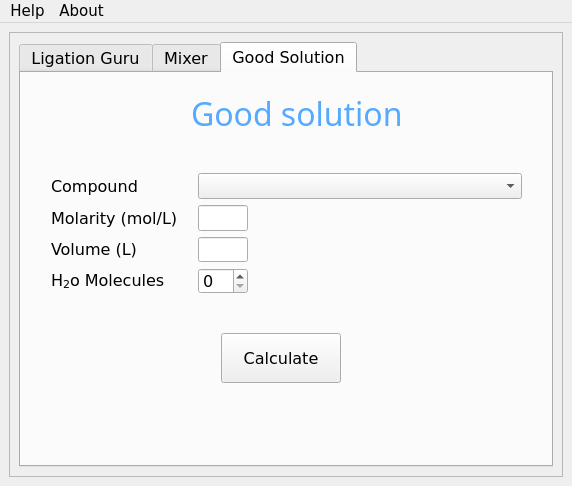
<?xml version="1.0" encoding="UTF-8"?>
<ui version="4.0">
 <class>LabtoolsQt</class>
 <widget class="QMainWindow" name="LabtoolsQt">
  <property name="geometry">
   <rect>
    <x>0</x>
    <y>0</y>
    <width>572</width>
    <height>486</height>
   </rect>
  </property>
  <property name="maximumSize">
   <size>
    <width>700</width>
    <height>700</height>
   </size>
  </property>
  <property name="windowTitle">
   <string>LabtoolsQt</string>
  </property>
  <widget class="QWidget" name="centralwidget">
   <layout class="QVBoxLayout" name="verticalLayout_3">
    <item>
     <widget class="QScrollArea" name="scrollArea">
      <property name="minimumSize">
       <size>
        <width>100</width>
        <height>0</height>
       </size>
      </property>
      <property name="maximumSize">
       <size>
        <width>650</width>
        <height>650</height>
       </size>
      </property>
      <property name="widgetResizable">
       <bool>true</bool>
      </property>
      <widget class="QWidget" name="scrollAreaWidgetContents">
       <property name="geometry">
        <rect>
         <x>0</x>
         <y>0</y>
         <width>552</width>
         <height>442</height>
        </rect>
       </property>
       <layout class="QVBoxLayout" name="verticalLayout">
        <item>
         <widget class="QTabWidget" name="tabWidget">
          <property name="font">
           <font>
            <family>Verdana</family>
            <pointsize>12</pointsize>
           </font>
          </property>
          <property name="tabShape">
           <enum>QTabWidget::Rounded</enum>
          </property>
          <property name="currentIndex">
           <number>2</number>
          </property>
          <property name="iconSize">
           <size>
            <width>16</width>
            <height>16</height>
           </size>
          </property>
          <widget class="QWidget" name="tab">
           <attribute name="title">
            <string>Ligation Guru</string>
           </attribute>
           <widget class="QPushButton" name="pushButton">
            <property name="geometry">
             <rect>
              <x>200</x>
              <y>320</y>
              <width>120</width>
              <height>50</height>
             </rect>
            </property>
            <property name="font">
             <font>
              <family>Verdana</family>
              <pointsize>12</pointsize>
             </font>
            </property>
            <property name="text">
             <string>Calculate</string>
            </property>
            <property name="autoDefault">
             <bool>false</bool>
            </property>
            <property name="default">
             <bool>false</bool>
            </property>
            <property name="flat">
             <bool>false</bool>
            </property>
           </widget>
           <widget class="QLabel" name="label_9">
            <property name="geometry">
             <rect>
              <x>120</x>
              <y>20</y>
              <width>48</width>
              <height>48</height>
             </rect>
            </property>
            <property name="text">
             <string/>
            </property>
            <property name="pixmap">
             <pixmap resource="labtools.qrc">:/images/to_copy/images/dna.png</pixmap>
            </property>
           </widget>
           <widget class="QLabel" name="label">
            <property name="geometry">
             <rect>
              <x>170</x>
              <y>10</y>
              <width>321</width>
              <height>63</height>
             </rect>
            </property>
            <property name="font">
             <font>
              <family>MV Boli</family>
              <pointsize>24</pointsize>
             </font>
            </property>
            <property name="text">
             <string>&lt;html&gt;&lt;head/&gt;&lt;body&gt;&lt;p&gt;&lt;span style=&quot; color:#55aaff;&quot;&gt;Ligation Guru&lt;/span&gt;&lt;/p&gt;&lt;/body&gt;&lt;/html&gt;</string>
            </property>
           </widget>
           <widget class="QWidget" name="layoutWidget">
            <property name="geometry">
             <rect>
              <x>100</x>
              <y>80</y>
              <width>331</width>
              <height>214</height>
             </rect>
            </property>
            <layout class="QGridLayout" name="gridLayout_2">
             <property name="margin">
              <number>5</number>
             </property>
             <item row="0" column="0">
              <widget class="QLabel" name="label_3">
               <property name="font">
                <font>
                 <family>Verdana</family>
                 <pointsize>12</pointsize>
                </font>
               </property>
               <property name="text">
                <string>Insert length (bp)</string>
               </property>
              </widget>
             </item>
             <item row="0" column="1">
              <widget class="QLineEdit" name="lineEdit">
               <property name="font">
                <font>
                 <family>Verdana</family>
                 <pointsize>12</pointsize>
                </font>
               </property>
              </widget>
             </item>
             <item row="1" column="0">
              <widget class="QLabel" name="label_4">
               <property name="font">
                <font>
                 <family>Verdana</family>
                 <pointsize>12</pointsize>
                </font>
               </property>
               <property name="text">
                <string>Vector length (bp)</string>
               </property>
              </widget>
             </item>
             <item row="1" column="1">
              <widget class="QLineEdit" name="lineEdit_2">
               <property name="font">
                <font>
                 <family>Verdana</family>
                 <pointsize>12</pointsize>
                </font>
               </property>
              </widget>
             </item>
             <item row="2" column="0">
              <widget class="QLabel" name="label_5">
               <property name="font">
                <font>
                 <family>Verdana</family>
                 <pointsize>12</pointsize>
                </font>
               </property>
               <property name="text">
                <string>Insert conc. (ng/µL)</string>
               </property>
              </widget>
             </item>
             <item row="2" column="1">
              <widget class="QLineEdit" name="lineEdit_3">
               <property name="font">
                <font>
                 <family>Verdana</family>
                 <pointsize>12</pointsize>
                </font>
               </property>
              </widget>
             </item>
             <item row="3" column="0">
              <widget class="QLabel" name="label_6">
               <property name="font">
                <font>
                 <family>Verdana</family>
                 <pointsize>12</pointsize>
                </font>
               </property>
               <property name="text">
                <string>Vector conc. (ng/µL)</string>
               </property>
              </widget>
             </item>
             <item row="3" column="1">
              <widget class="QLineEdit" name="lineEdit_4">
               <property name="font">
                <font>
                 <family>Verdana</family>
                 <pointsize>12</pointsize>
                </font>
               </property>
              </widget>
             </item>
             <item row="4" column="0">
              <widget class="QLabel" name="label_7">
               <property name="font">
                <font>
                 <family>Verdana</family>
                 <pointsize>12</pointsize>
                </font>
               </property>
               <property name="text">
                <string>Molar ratio (insert/vector)</string>
               </property>
              </widget>
             </item>
             <item row="4" column="1">
              <widget class="QLineEdit" name="lineEdit_5">
               <property name="font">
                <font>
                 <family>Verdana</family>
                 <pointsize>12</pointsize>
                </font>
               </property>
               <property name="text">
                <string>3</string>
               </property>
              </widget>
             </item>
             <item row="5" column="0">
              <widget class="QLabel" name="label_8">
               <property name="font">
                <font>
                 <family>Verdana</family>
                 <pointsize>12</pointsize>
                 <italic>false</italic>
                </font>
               </property>
               <property name="text">
                <string>Volume available for DNA (µL)</string>
               </property>
              </widget>
             </item>
             <item row="5" column="1">
              <widget class="QLineEdit" name="lineEdit_6">
               <property name="font">
                <font>
                 <family>Verdana</family>
                 <pointsize>12</pointsize>
                </font>
               </property>
               <property name="text">
                <string>8</string>
               </property>
              </widget>
             </item>
            </layout>
           </widget>
          </widget>
          <widget class="QWidget" name="tab_3">
           <attribute name="title">
            <string>Mixer</string>
           </attribute>
           <widget class="QLabel" name="label_19">
            <property name="geometry">
             <rect>
              <x>160</x>
              <y>50</y>
              <width>72</width>
              <height>19</height>
             </rect>
            </property>
            <property name="font">
             <font>
              <family>Verdana</family>
             </font>
            </property>
            <property name="text">
             <string/>
            </property>
           </widget>
           <widget class="QLabel" name="label_20">
            <property name="geometry">
             <rect>
              <x>220</x>
              <y>10</y>
              <width>261</width>
              <height>61</height>
             </rect>
            </property>
            <property name="font">
             <font>
              <family>MV Boli</family>
              <pointsize>24</pointsize>
             </font>
            </property>
            <property name="text">
             <string>&lt;html&gt;&lt;head/&gt;&lt;body&gt;&lt;p&gt;&lt;span style=&quot; color:#55aaff;&quot;&gt;Mixer&lt;/span&gt;&lt;/p&gt;&lt;/body&gt;&lt;/html&gt;</string>
            </property>
           </widget>
           <widget class="QWidget" name="gridLayoutWidget">
            <property name="geometry">
             <rect>
              <x>100</x>
              <y>80</y>
              <width>321</width>
              <height>121</height>
             </rect>
            </property>
            <property name="font">
             <font>
              <family>Verdana</family>
             </font>
            </property>
            <layout class="QGridLayout" name="gridLayout">
             <property name="margin">
              <number>0</number>
             </property>
             <property name="spacing">
              <number>0</number>
             </property>
             <item row="0" column="0">
              <widget class="QLabel" name="label_26">
               <property name="font">
                <font>
                 <family>Verdana</family>
                 <pointsize>12</pointsize>
                </font>
               </property>
               <property name="text">
                <string>Stock concentration</string>
               </property>
              </widget>
             </item>
             <item row="1" column="0">
              <widget class="QLabel" name="label_25">
               <property name="font">
                <font>
                 <family>Verdana</family>
                 <pointsize>12</pointsize>
                </font>
               </property>
               <property name="text">
                <string>Final concentration</string>
               </property>
              </widget>
             </item>
             <item row="1" column="1">
              <widget class="QLineEdit" name="lineEdit_16">
               <property name="maximumSize">
                <size>
                 <width>50</width>
                 <height>16777215</height>
                </size>
               </property>
               <property name="font">
                <font>
                 <family>Verdana</family>
                 <pointsize>12</pointsize>
                </font>
               </property>
              </widget>
             </item>
             <item row="2" column="0">
              <widget class="QLabel" name="label_27">
               <property name="font">
                <font>
                 <family>Verdana</family>
                 <pointsize>12</pointsize>
                </font>
               </property>
               <property name="text">
                <string>Final Volume</string>
               </property>
              </widget>
             </item>
             <item row="0" column="1">
              <widget class="QLineEdit" name="lineEdit_15">
               <property name="maximumSize">
                <size>
                 <width>50</width>
                 <height>16777215</height>
                </size>
               </property>
               <property name="font">
                <font>
                 <family>Verdana</family>
                 <pointsize>12</pointsize>
                </font>
               </property>
              </widget>
             </item>
             <item row="2" column="1">
              <widget class="QLineEdit" name="lineEdit_17">
               <property name="maximumSize">
                <size>
                 <width>50</width>
                 <height>16777215</height>
                </size>
               </property>
               <property name="font">
                <font>
                 <family>Verdana</family>
                 <pointsize>12</pointsize>
                </font>
               </property>
              </widget>
             </item>
             <item row="0" column="2">
              <widget class="QComboBox" name="comboBox_2">
               <property name="font">
                <font>
                 <family>Verdana</family>
                 <pointsize>12</pointsize>
                </font>
               </property>
               <item>
                <property name="text">
                 <string>M</string>
                </property>
               </item>
               <item>
                <property name="text">
                 <string>mM</string>
                </property>
               </item>
              </widget>
             </item>
             <item row="1" column="2">
              <widget class="QComboBox" name="comboBox_3">
               <property name="font">
                <font>
                 <family>Verdana</family>
                 <pointsize>12</pointsize>
                </font>
               </property>
               <item>
                <property name="text">
                 <string>M</string>
                </property>
               </item>
               <item>
                <property name="text">
                 <string>mM</string>
                </property>
               </item>
              </widget>
             </item>
             <item row="2" column="2">
              <widget class="QComboBox" name="comboBox_4">
               <property name="font">
                <font>
                 <family>Verdana</family>
                 <pointsize>12</pointsize>
                </font>
               </property>
               <item>
                <property name="text">
                 <string>L</string>
                </property>
               </item>
               <item>
                <property name="text">
                 <string>mL</string>
                </property>
               </item>
               <item>
                <property name="text">
                 <string>µL</string>
                </property>
               </item>
              </widget>
             </item>
            </layout>
           </widget>
           <widget class="QPushButton" name="pushButton_5">
            <property name="geometry">
             <rect>
              <x>200</x>
              <y>230</y>
              <width>120</width>
              <height>50</height>
             </rect>
            </property>
            <property name="font">
             <font>
              <family>Verdana</family>
              <pointsize>12</pointsize>
             </font>
            </property>
            <property name="text">
             <string>Calculate</string>
            </property>
           </widget>
           <widget class="QLabel" name="label_11">
            <property name="geometry">
             <rect>
              <x>170</x>
              <y>20</y>
              <width>61</width>
              <height>41</height>
             </rect>
            </property>
            <property name="text">
             <string/>
            </property>
            <property name="pixmap">
             <pixmap resource="labtools.qrc">:/images/to_copy/images/mixer.png</pixmap>
            </property>
           </widget>
          </widget>
          <widget class="QWidget" name="tab_2">
           <attribute name="title">
            <string>Good Solution</string>
           </attribute>
           <widget class="QWidget" name="formLayoutWidget_2">
            <property name="geometry">
             <rect>
              <x>20</x>
              <y>90</y>
              <width>491</width>
              <height>141</height>
             </rect>
            </property>
            <property name="font">
             <font>
              <family>Verdana</family>
             </font>
            </property>
            <layout class="QFormLayout" name="formLayout_2">
             <property name="fieldGrowthPolicy">
              <enum>QFormLayout::AllNonFixedFieldsGrow</enum>
             </property>
             <property name="horizontalSpacing">
              <number>20</number>
             </property>
             <property name="margin">
              <number>10</number>
             </property>
             <item row="0" column="0">
              <widget class="QLabel" name="label_21">
               <property name="font">
                <font>
                 <family>Verdana</family>
                 <pointsize>12</pointsize>
                </font>
               </property>
               <property name="text">
                <string>Compound</string>
               </property>
              </widget>
             </item>
             <item row="0" column="1">
              <widget class="QComboBox" name="comboBox">
               <property name="font">
                <font>
                 <family>Verdana</family>
                 <pointsize>12</pointsize>
                </font>
               </property>
              </widget>
             </item>
             <item row="1" column="0">
              <widget class="QLabel" name="label_22">
               <property name="font">
                <font>
                 <family>Verdana</family>
                 <pointsize>12</pointsize>
                </font>
               </property>
               <property name="text">
                <string>Molarity (mol/L)</string>
               </property>
              </widget>
             </item>
             <item row="1" column="1">
              <widget class="QLineEdit" name="lineEdit_13">
               <property name="maximumSize">
                <size>
                 <width>50</width>
                 <height>16777215</height>
                </size>
               </property>
               <property name="font">
                <font>
                 <family>Verdana</family>
                 <pointsize>12</pointsize>
                </font>
               </property>
              </widget>
             </item>
             <item row="2" column="0">
              <widget class="QLabel" name="label_23">
               <property name="font">
                <font>
                 <family>Verdana</family>
                 <pointsize>12</pointsize>
                </font>
               </property>
               <property name="text">
                <string>Volume (L)</string>
               </property>
              </widget>
             </item>
             <item row="2" column="1">
              <widget class="QLineEdit" name="lineEdit_14">
               <property name="maximumSize">
                <size>
                 <width>50</width>
                 <height>16777215</height>
                </size>
               </property>
               <property name="font">
                <font>
                 <family>Verdana</family>
                 <pointsize>12</pointsize>
                </font>
               </property>
              </widget>
             </item>
             <item row="3" column="0">
              <widget class="QLabel" name="label_24">
               <property name="font">
                <font>
                 <family>Verdana</family>
                 <pointsize>12</pointsize>
                </font>
               </property>
               <property name="text">
                <string>H&lt;sub&gt;2&lt;/sub&gt;o Molecules</string>
               </property>
              </widget>
             </item>
             <item row="3" column="1">
              <widget class="QSpinBox" name="spinBox">
               <property name="maximumSize">
                <size>
                 <width>50</width>
                 <height>16777215</height>
                </size>
               </property>
               <property name="font">
                <font>
                 <family>Verdana</family>
                 <pointsize>12</pointsize>
                </font>
               </property>
               <property name="minimum">
                <number>0</number>
               </property>
               <property name="value">
                <number>0</number>
               </property>
              </widget>
             </item>
            </layout>
           </widget>
           <widget class="QLabel" name="label_17">
            <property name="geometry">
             <rect>
              <x>170</x>
              <y>90</y>
              <width>72</width>
              <height>19</height>
             </rect>
            </property>
            <property name="font">
             <font>
              <family>Verdana</family>
             </font>
            </property>
            <property name="text">
             <string/>
            </property>
           </widget>
           <widget class="QPushButton" name="pushButton_2">
            <property name="geometry">
             <rect>
              <x>200</x>
              <y>260</y>
              <width>120</width>
              <height>50</height>
             </rect>
            </property>
            <property name="font">
             <font>
              <family>Verdana</family>
              <pointsize>12</pointsize>
             </font>
            </property>
            <property name="text">
             <string>Calculate</string>
            </property>
           </widget>
           <widget class="QLabel" name="label_10">
            <property name="geometry">
             <rect>
              <x>120</x>
              <y>20</y>
              <width>61</width>
              <height>41</height>
             </rect>
            </property>
            <property name="text">
             <string/>
            </property>
            <property name="pixmap">
             <pixmap resource="labtools.qrc">:/images/to_copy/images/flask.png</pixmap>
            </property>
           </widget>
           <widget class="QLabel" name="label_28">
            <property name="geometry">
             <rect>
              <x>170</x>
              <y>10</y>
              <width>261</width>
              <height>61</height>
             </rect>
            </property>
            <property name="font">
             <font>
              <family>MV Boli</family>
              <pointsize>24</pointsize>
             </font>
            </property>
            <property name="text">
             <string>&lt;html&gt;&lt;head/&gt;&lt;body&gt;&lt;p&gt;&lt;span style=&quot; color:#55aaff;&quot;&gt;Good solution&lt;/span&gt;&lt;/p&gt;&lt;/body&gt;&lt;/html&gt;</string>
            </property>
           </widget>
          </widget>
         </widget>
        </item>
       </layout>
      </widget>
     </widget>
    </item>
   </layout>
  </widget>
  <widget class="QMenuBar" name="menubar">
   <property name="geometry">
    <rect>
     <x>0</x>
     <y>0</y>
     <width>572</width>
     <height>24</height>
    </rect>
   </property>
   <property name="font">
    <font>
     <family>Verdana</family>
     <pointsize>11</pointsize>
    </font>
   </property>
   <widget class="QMenu" name="menuAbout">
    <property name="title">
     <string>About</string>
    </property>
    <addaction name="actionAbout"/>
   </widget>
   <widget class="QMenu" name="menuHelp">
    <property name="title">
     <string>Help</string>
    </property>
    <addaction name="actionDocumentation"/>
   </widget>
   <addaction name="menuHelp"/>
   <addaction name="menuAbout"/>
  </widget>
  <action name="actionAbout">
   <property name="text">
    <string>About LabtoolsQt</string>
   </property>
   <property name="font">
    <font>
     <family>Verdana</family>
     <pointsize>11</pointsize>
    </font>
   </property>
  </action>
  <action name="actionDocumentation">
   <property name="text">
    <string>Documentation</string>
   </property>
   <property name="font">
    <font>
     <family>Verdana</family>
     <pointsize>11</pointsize>
    </font>
   </property>
  </action>
 </widget>
 <resources>
  <include location="labtools.qrc"/>
 </resources>
 <connections/>
</ui>
